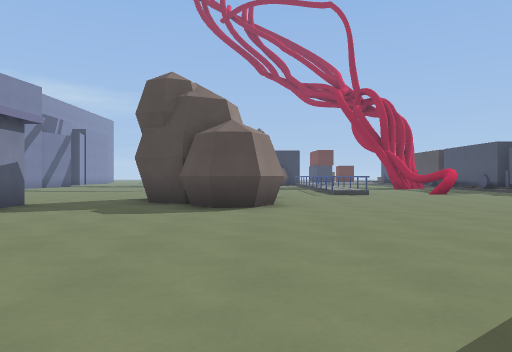
View 1 (above)

24 first-person views from a walk through a Godot game level. The camera is 1.2 m above the floor, looks level and sees 70° across. The floor is counted in squares, 2 m on a side. Each view is taken from the middle of a square. On the plan, view 1 faces up. The plan holds only what a view shows up to about 10 squares ahead; the rest is blank. The place goes on beyond the plan.

View 2
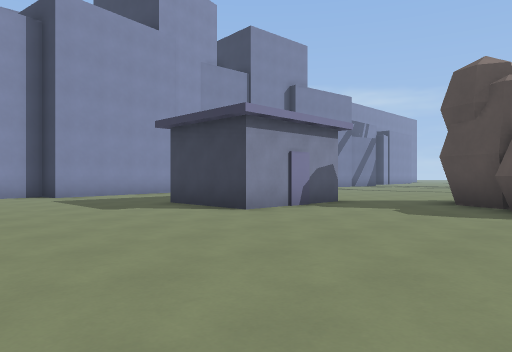

View 3
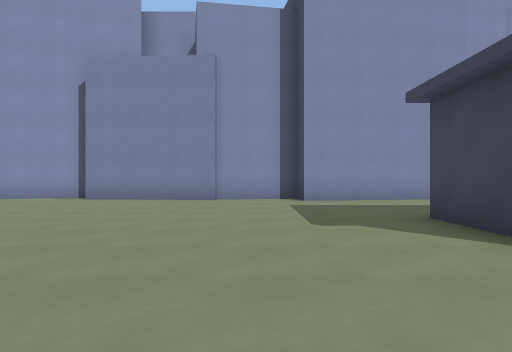

View 4
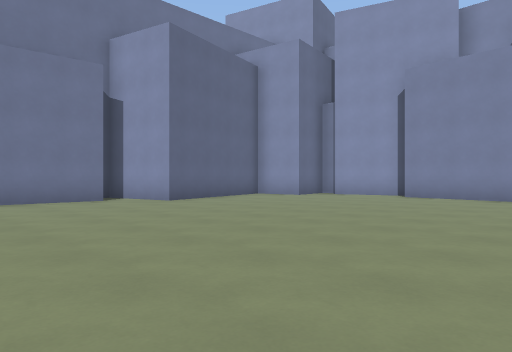

View 5
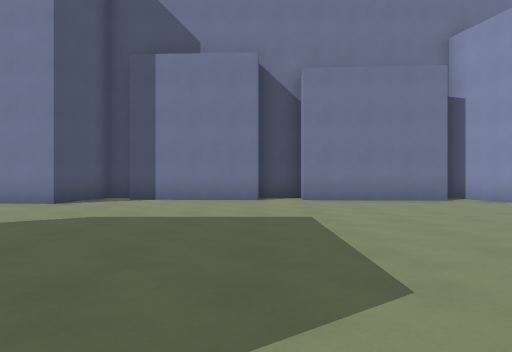

View 6
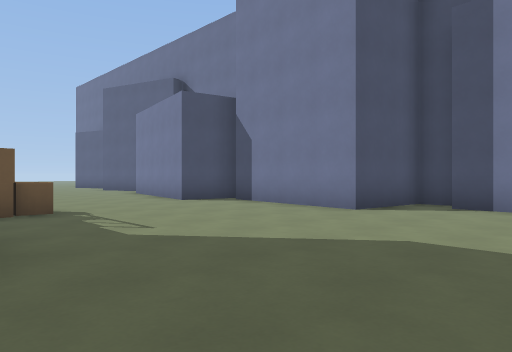

View 7
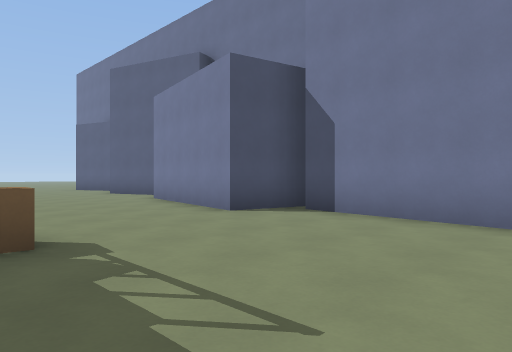

View 8
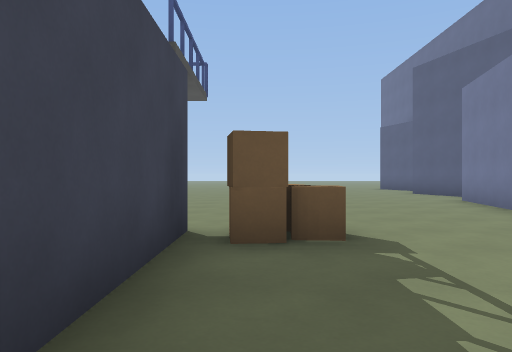

View 9
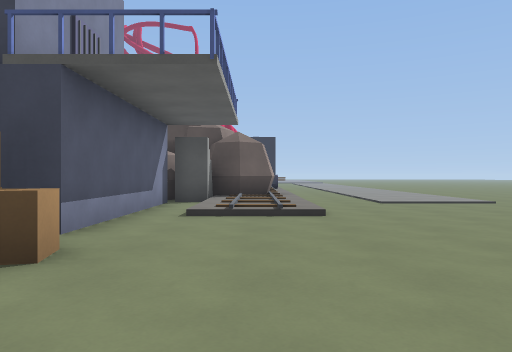

View 10
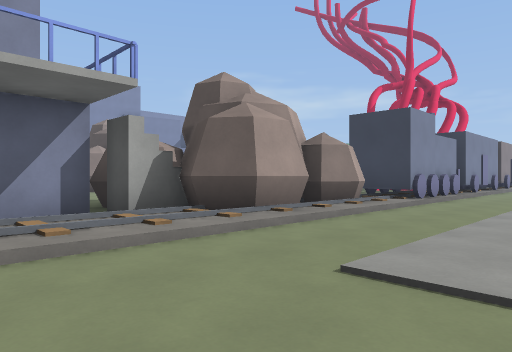

View 11
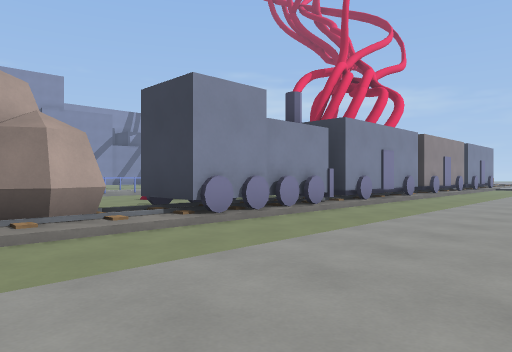

View 12
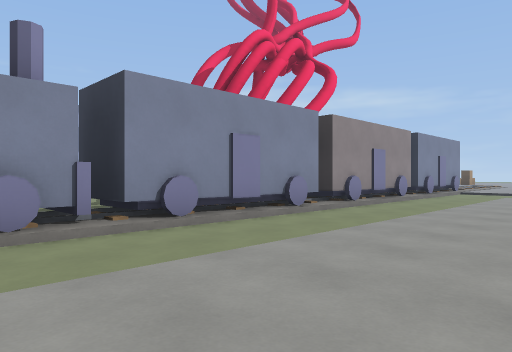

View 13
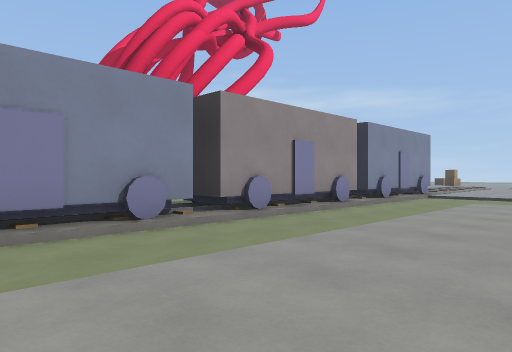

View 14
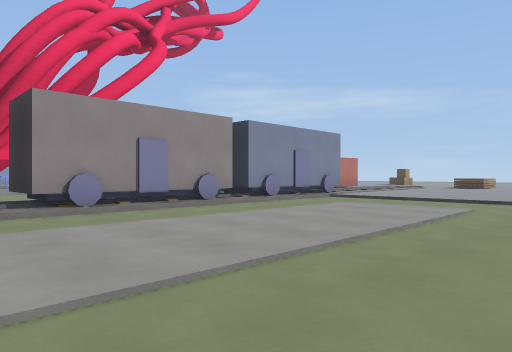

View 15
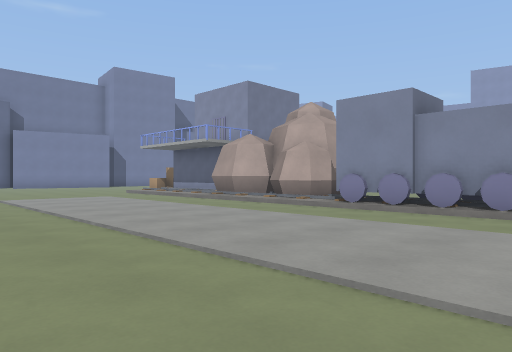

View 16
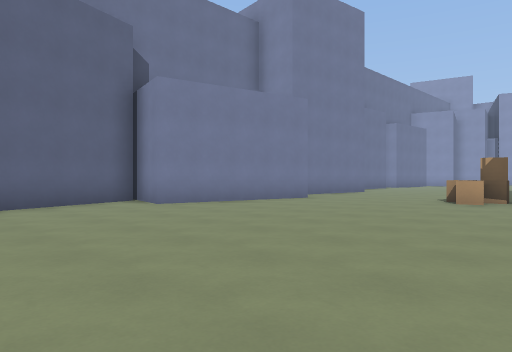

View 17
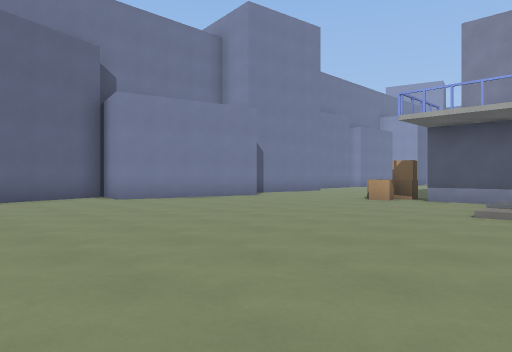

View 18
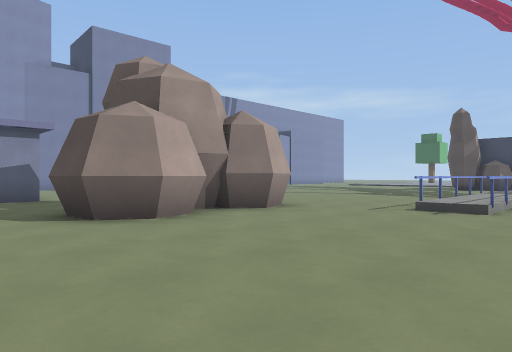

View 19
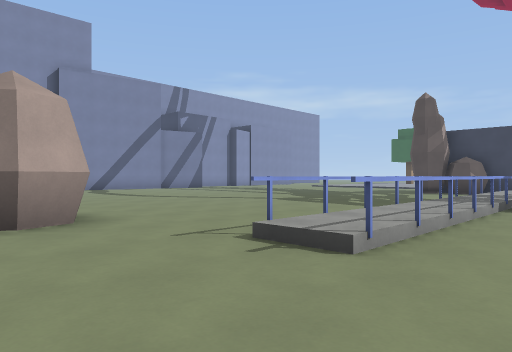

View 20
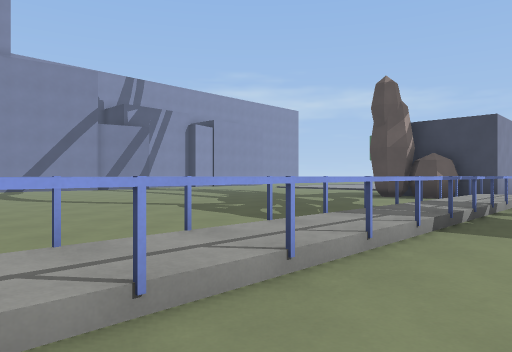

View 21
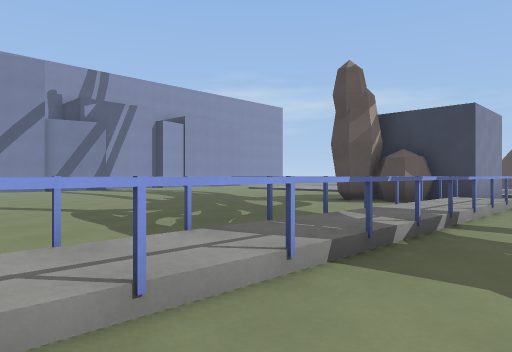

View 22
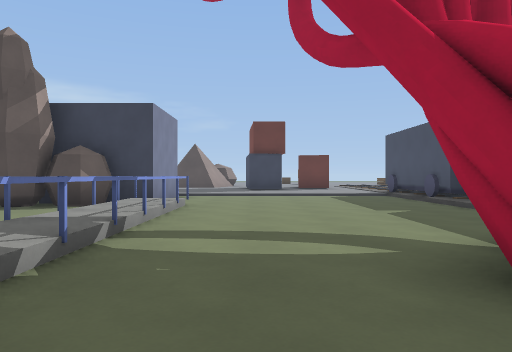

View 23
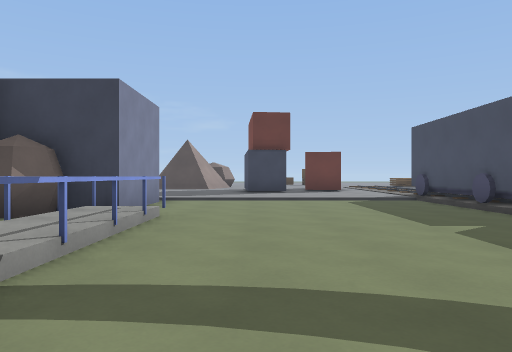

View 24
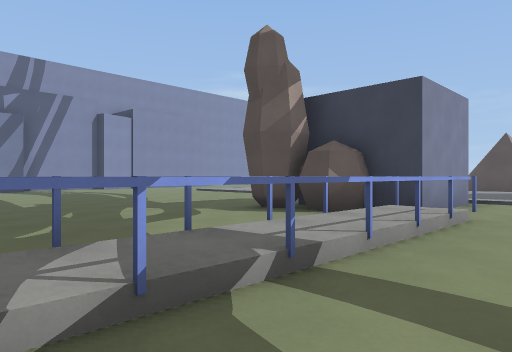

### Floor plan
Key: @ floor where view 1 was taken; # wall or solid block; x gap in a wall; . main floor; : floor 0.25 m higher than the main floor; / step, stairs or slope; D closed door; = window, fence, low wall or low ledge; ^ raised ledge; C cabin; R crate; W wheel; T thing the floor can be seen under or through; B block; O other object.
Columns run from 12 left of view 1 to 17 right of it. Each row starts with its distance up from view 1.
 26                //////W= ////
 25              BB....../=D.....
 24              BB......W=W.....
 23          ....##....../#/.....
 22         ....###:#....:#W.....
 21        .......T:#..../ D.....
 20       ........T:#....  D......
 19       ........T:#.... #W......
 18        .......T:#..## x/......
 17       ........T:#..#  =W......
 16       ........T:#..    D....
 15       ........T:#..^  =W....
 14       ........T:#.    #/......
 13        .......T:#.    #W......
 12         ......T:#. ..O#W......
 11           ..#........O#W......
 10       .... ##........W#W.....
  9       .... #.......  ##/.....
  8       ....###......   #/.....
  7        C...##.....    #/.....
  6 #..    C..........  ###/.....
  5 #....CCC...........###:/.....
  4 ##..............    #/:/.....
  3 #..............     #/:/......
  2 #..............     #/:/......
  1 #.............      #.........
  0 #...........@... ####.........
 -1 #...................R.........
 -2 #.............................
 -3 #............................
 -4 #............................
 -5 #   .........................
 -6      ##..........##..#####...
 -7       #.###......#####  #####
 -8       ### ########      ##

Where each view was taken, in squares from view 1:
view 1: 0 up, 0 right, facing up
view 2: 0 up, 0 right, facing up-left
view 3: 2 up, 2 left, facing left
view 4: 2 up, 1 left, facing down-left
view 5: 2 up, 0 right, facing down
view 6: 0 up, 1 right, facing down-right
view 7: 1 down, 4 right, facing down-right
view 8: 1 down, 4 right, facing right
view 9: 4 down, 10 right, facing up
view 10: 2 up, 14 right, facing up-left
view 11: 7 up, 15 right, facing up-left
view 12: 12 up, 15 right, facing up-left
view 13: 15 up, 15 right, facing up-left
view 14: 17 up, 17 right, facing up-left
view 15: 14 up, 17 right, facing down-left
view 16: 1 up, 17 right, facing down-left
view 17: 3 up, 17 right, facing down-left
view 18: 5 up, 5 right, facing up-left
view 19: 9 up, 5 right, facing up-left
view 20: 12 up, 5 right, facing up-left
view 21: 14 up, 5 right, facing up-left
view 22: 15 up, 5 right, facing up
view 23: 17 up, 5 right, facing up
view 24: 17 up, 5 right, facing up-left
